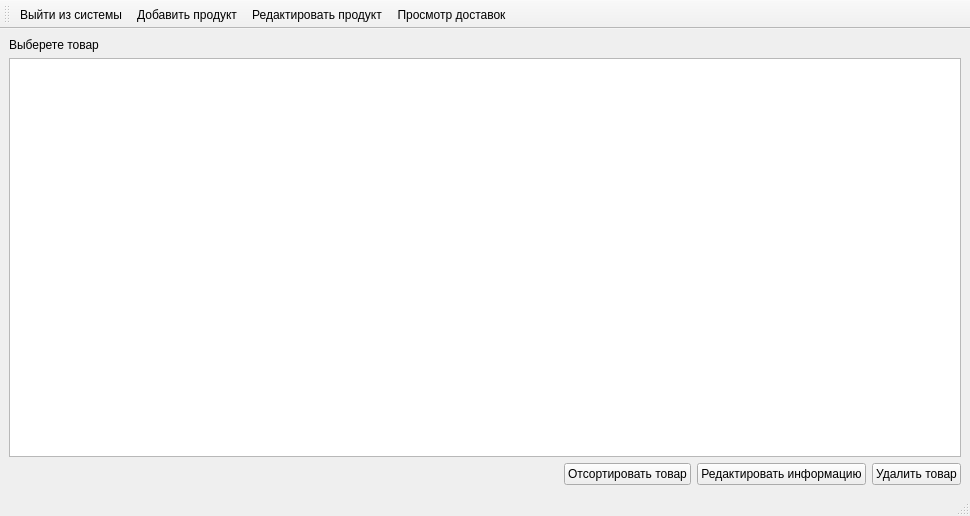
<?xml version="1.0" encoding="UTF-8"?>
<ui version="4.0">
 <class>WorkerEditDelivery</class>
 <widget class="QMainWindow" name="WorkerEditDelivery">
  <property name="geometry">
   <rect>
    <x>0</x>
    <y>0</y>
    <width>970</width>
    <height>516</height>
   </rect>
  </property>
  <property name="windowTitle">
   <string>MainWindow</string>
  </property>
  <widget class="QWidget" name="centralwidget">
   <layout class="QHBoxLayout" name="horizontalLayout_2">
    <item>
     <layout class="QVBoxLayout" name="verticalLayout">
      <item>
       <widget class="QLabel" name="label">
        <property name="text">
         <string>Выберете товар</string>
        </property>
       </widget>
      </item>
      <item>
       <widget class="QTableView" name="tableViewProduct">
        <property name="styleSheet">
         <string notr="true">QTableView {
    selection-background-color: qlineargradient(x1: 0, y1: 0, x2: 0.5, y2: 0.5,
                                stop: 0 DarkCyan);
}

QHeaderView::section {
	 border: 0.5px solid #C2C7CB;
	 padding-left: 4px;
	 background: qlineargradient(x1: 0, y1: 0, x2: 0, y2: 1,
                                 stop: 0 #59AAFC);
}

QTableView::item
{
  border: 0px;
}</string>
        </property>
       </widget>
      </item>
      <item>
       <layout class="QHBoxLayout" name="horizontalLayout">
        <item>
         <spacer name="horizontalSpacer">
          <property name="orientation">
           <enum>Qt::Horizontal</enum>
          </property>
          <property name="sizeHint" stdset="0">
           <size>
            <width>40</width>
            <height>20</height>
           </size>
          </property>
         </spacer>
        </item>
        <item>
         <widget class="QPushButton" name="pushButtonSort">
          <property name="text">
           <string>Отсортировать товар</string>
          </property>
         </widget>
        </item>
        <item>
         <widget class="QPushButton" name="pushButtonEdit">
          <property name="text">
           <string>Редактировать информацию</string>
          </property>
         </widget>
        </item>
        <item>
         <widget class="QPushButton" name="pushButtonDel">
          <property name="text">
           <string>Удалить товар</string>
          </property>
         </widget>
        </item>
       </layout>
      </item>
     </layout>
    </item>
   </layout>
  </widget>
  <widget class="QMenuBar" name="menubar">
   <property name="geometry">
    <rect>
     <x>0</x>
     <y>0</y>
     <width>970</width>
     <height>37</height>
    </rect>
   </property>
  </widget>
  <widget class="QStatusBar" name="statusbar"/>
  <widget class="QToolBar" name="toolBar">
   <property name="windowTitle">
    <string>toolBar</string>
   </property>
   <attribute name="toolBarArea">
    <enum>TopToolBarArea</enum>
   </attribute>
   <attribute name="toolBarBreak">
    <bool>false</bool>
   </attribute>
   <addaction name="action_1"/>
   <addaction name="action_2"/>
   <addaction name="action_3"/>
   <addaction name="action_4"/>
  </widget>
  <action name="action_1">
   <property name="text">
    <string>Выйти из системы</string>
   </property>
   <property name="shortcut">
    <string>Esc</string>
   </property>
   <property name="menuRole">
    <enum>QAction::NoRole</enum>
   </property>
  </action>
  <action name="action_2">
   <property name="text">
    <string>Добавить продукт</string>
   </property>
   <property name="menuRole">
    <enum>QAction::NoRole</enum>
   </property>
  </action>
  <action name="action_3">
   <property name="text">
    <string>Редактировать продукт</string>
   </property>
   <property name="menuRole">
    <enum>QAction::NoRole</enum>
   </property>
  </action>
  <action name="action_4">
   <property name="text">
    <string>Просмотр доставок</string>
   </property>
   <property name="menuRole">
    <enum>QAction::NoRole</enum>
   </property>
  </action>
 </widget>
 <resources/>
 <connections/>
</ui>
